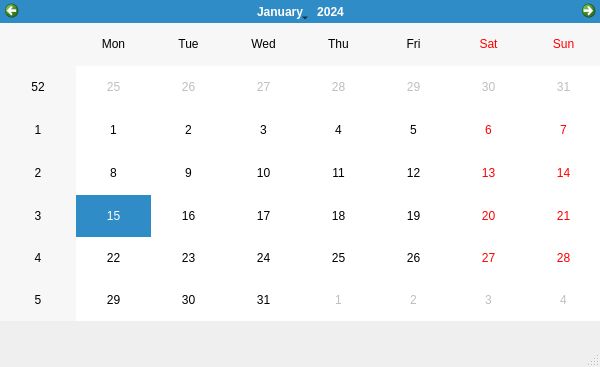
<?xml version="1.0" encoding="UTF-8"?>
<ui version="4.0">
 <class>Calendar</class>
 <widget class="QMainWindow" name="Calendar">
  <property name="geometry">
   <rect>
    <x>0</x>
    <y>0</y>
    <width>600</width>
    <height>367</height>
   </rect>
  </property>
  <property name="windowTitle">
   <string>Calendar</string>
  </property>
  <widget class="QWidget" name="centralwidget">
   <widget class="QCalendarWidget" name="calendarWidget">
    <property name="geometry">
     <rect>
      <x>0</x>
      <y>0</y>
      <width>601</width>
      <height>321</height>
     </rect>
    </property>
   </widget>
  </widget>
  <widget class="QMenuBar" name="menubar">
   <property name="geometry">
    <rect>
     <x>0</x>
     <y>0</y>
     <width>600</width>
     <height>22</height>
    </rect>
   </property>
  </widget>
  <widget class="QStatusBar" name="statusbar"/>
 </widget>
 <resources/>
 <connections/>
</ui>
